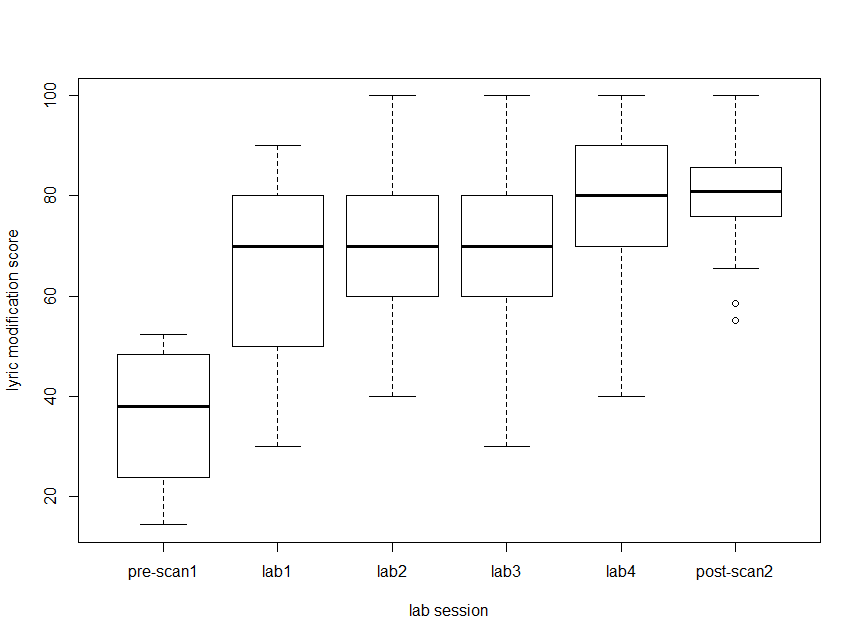

Generate this figure with R:
fname <-"file:///C:/Users/asternin/Documents/PhDProject.git/Music and Memory/BehaviouralResults/LyricMod.csv"
#fname<-"~/Documents/Western/Academics/PhDProject.git/Music and Memory/fMRI analysis/CovData.csv"
data<-read.table(fname, sep=",",header=FALSE)

data=na.omit(data)

data$V1=factor(data$V1,
                 levels=1:6, 
                  labels=c("pre-scan1", "lab1", "lab2", "lab3", "lab4", "post-scan2")
                  )

plot(data$V1,data$V2, xlab="lab session", ylab="lyric modification score")
#abline(fit<-lm(data$V2~data$V1))
